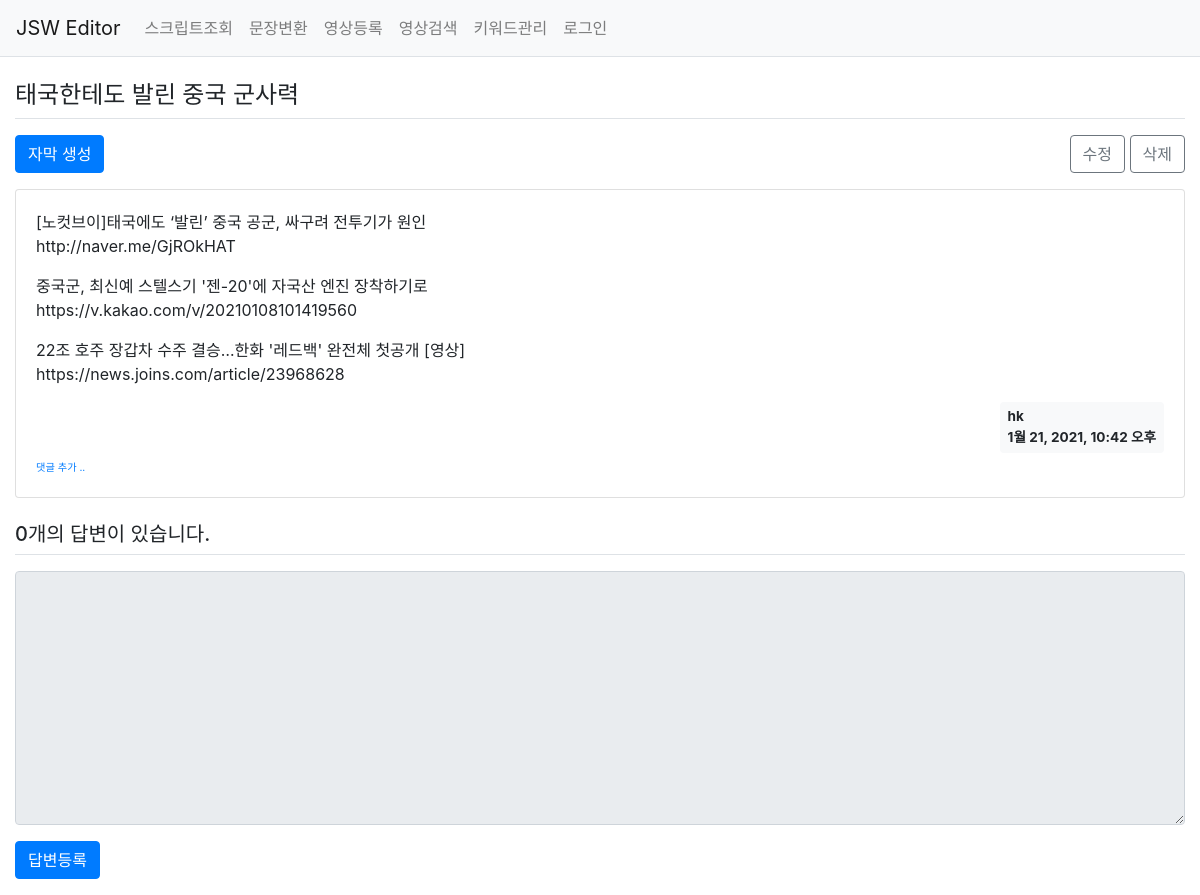
Page /pybo/163/ on the earlier database version.
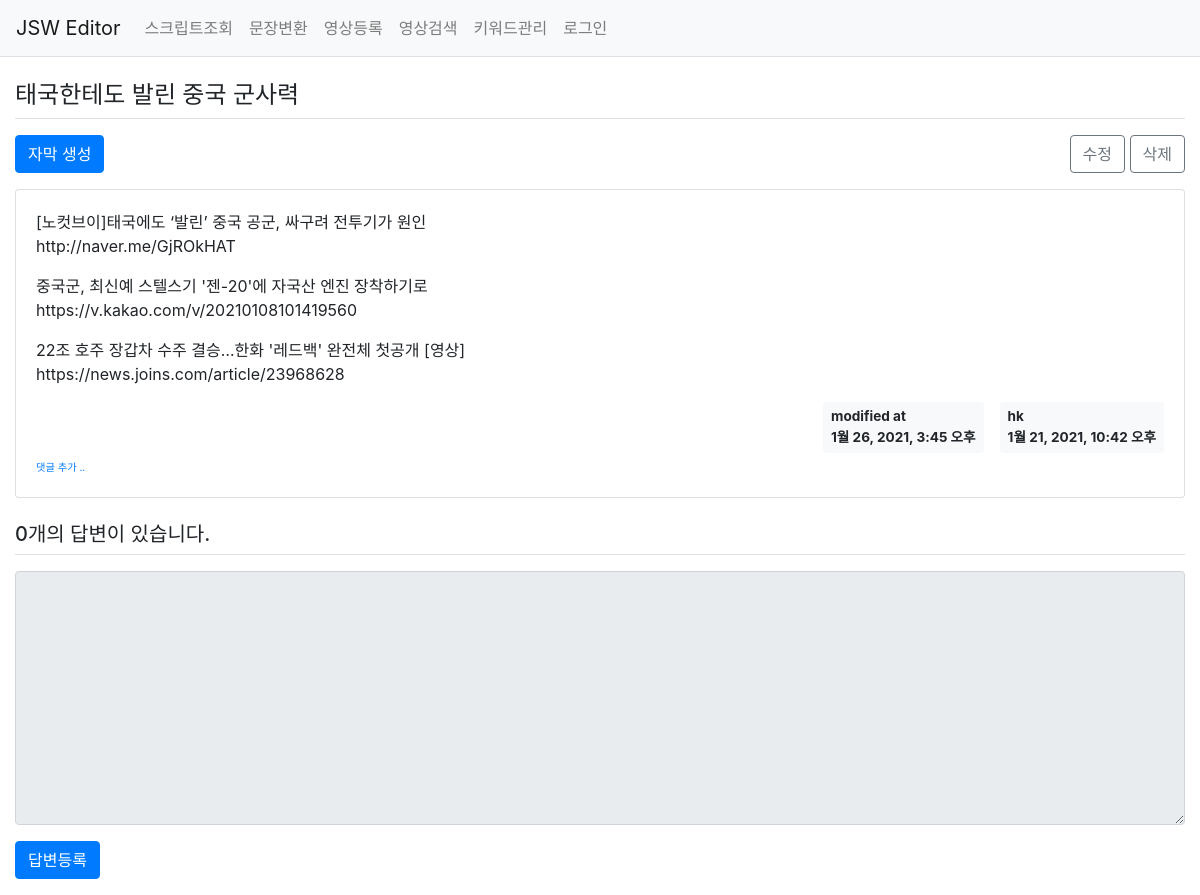
Same page on the later database version.
### pybo/models.py (models this page shows, shortened)
class Question(models.Model):
    author = models.ForeignKey(User, on_delete=models.CASCADE, related_name='author_question')
    subject = models.CharField(max_length=200)
    content = models.TextField()
    category = models.CharField(max_length=200, null=True, blank=True)
    status = models.CharField(max_length=200, null=True, blank=True)
    create_date = models.DateTimeField()
    modify_date = models.DateTimeField(null=True, blank=True)
    download_flag = models.CharField(null=True, max_length=10, blank=True)
    upload_flag = models.CharField(null=True, max_length=10, blank=True)
    upload_target = models.DateTimeField(null=True, blank=True)
    voter = models.ManyToManyField(User, related_name='voter_question')

### pybo/views/base_views.py (the view)
# urls.py: path('<int:question_id>/', base_views.detail, name='detail'),
def detail(request, question_id):
    question = get_object_or_404(Question, pk=question_id)
    context = {'question': question}
    return render(request, 'pybo/question_detail.html', context)

### pybo/templatetags/pybo_filter.py (called while the page is built)
@register.filter()
def mark(value):
    extensions = ["nl2br", "fenced_code"]
    return mark_safe(markdown.markdown(value, extensions=extensions))

### templates/pybo/question_detail.html (shortened to what this page needs)
{% extends 'base.html' %}
{% load pybo_filter %}
{% block content %}
<div class="container my-3">
    <h4 class="border-bottom py-2">{{ question.subject }}</h4>
    <form action="{% url 'pybo:editor' %}" method="post" class="my-3">
        <div class="row justify-content-between">
        <div class="col-2">
            <input type="submit" value="자막 생성" class="btn btn-primary">
        </div>
        <div class="col-4" style="text-align:right;">
            <a href="{% url 'pybo:question_modify' question.id  %}"
               class="btn btn-outline-secondary">수정</a>
            <a href="#" class="delete btn btn-outline-secondary"
               data-uri="{% url 'pybo:question_delete' question.id  %}">삭제</a>
        </div>
        </div>
    </form>
    <div class="row my-3">
        <div class="col-12">
            <div class="card">
                <div class="card-body">
                    <div class="card-text">{{ question.content|mark }}</div>
                    <div class="d-flex justify-content-end">
                        {% if question.modify_date %}
                        <div class="badge badge-light p-2 text-left mx-3">
                            <div class="mb-2">modified at</div>
                            <div>{{ question.modify_date }}</div>
                        </div>
                        {% endif %}
                        <div class="badge badge-light p-2 text-left">
                            <div class="mb-2">{{ question.author.username }}</div>
                            <div>{{ question.create_date }}</div>
                        </div>
                    </div>
                    <div>
                        <a href="{% url 'pybo:comment_create_question' question.id  %}"
                           class="small"><small>댓글 추가 ..</small></a>
                    </div>
                </div>
            </div>
        </div>
    </div>
    <h5 class="border-bottom my-3 py-2">{{question.answer_set.count}}개의 답변이 있습니다.</h5>
    <form action="{% url 'pybo:answer_create' question.id %}" method="post" class="my-3">
        <div class="form-group">
            <textarea {% if not user.is_authenticated %}disabled{% endif %}
              name="content" id="content" class="form-control" rows="10"></textarea>
        </div>
        <input type="submit" value="답변등록" class="btn btn-primary">
    </form>
</div>
{% endblock %}

Differences in the rows shown:
changed Question "태국한테도 발린 중국 군사력": modify_date (not shown) → "1월 26, 2021, 3:45 오후"
Other differences:
text now shown: "modified at"
